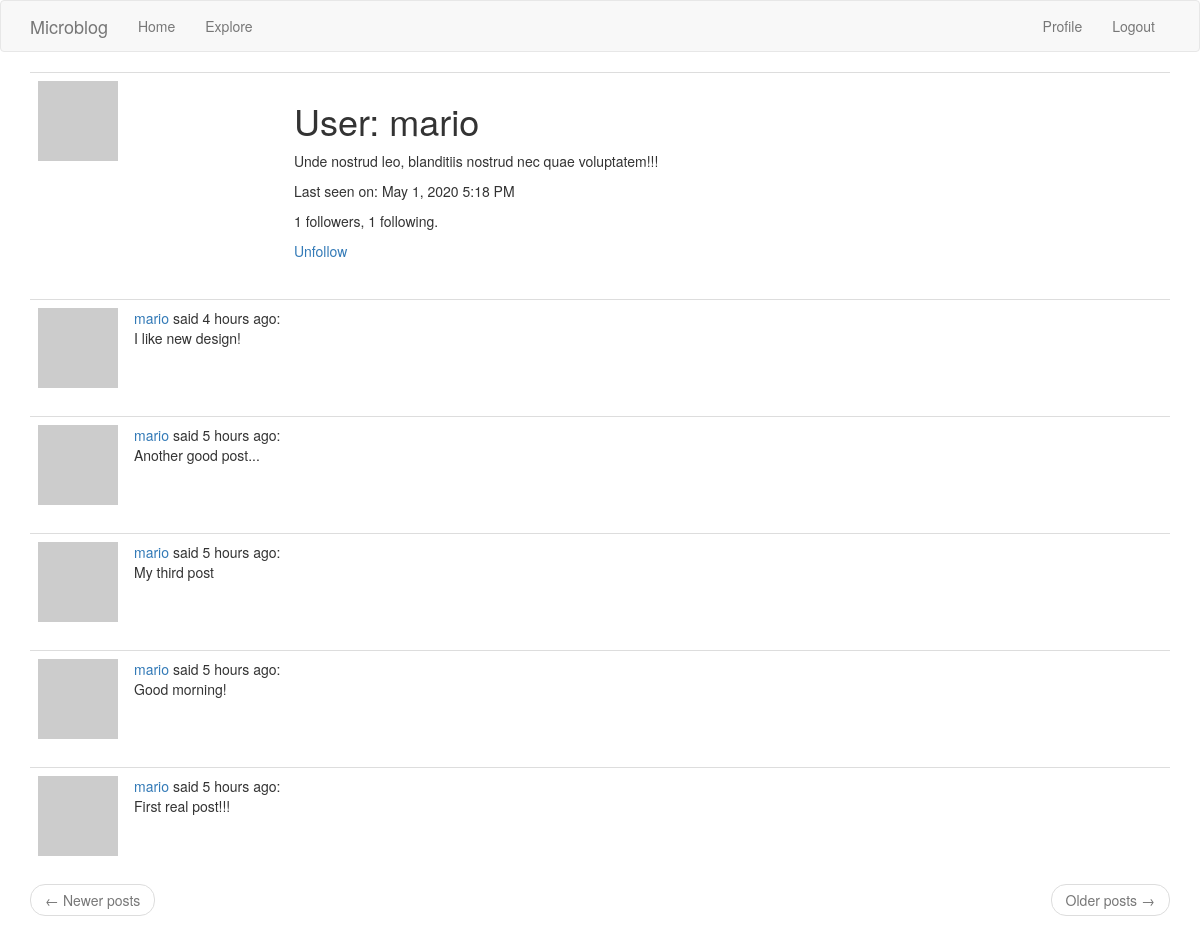
Before: /user/mario (signed in) with the older database file.
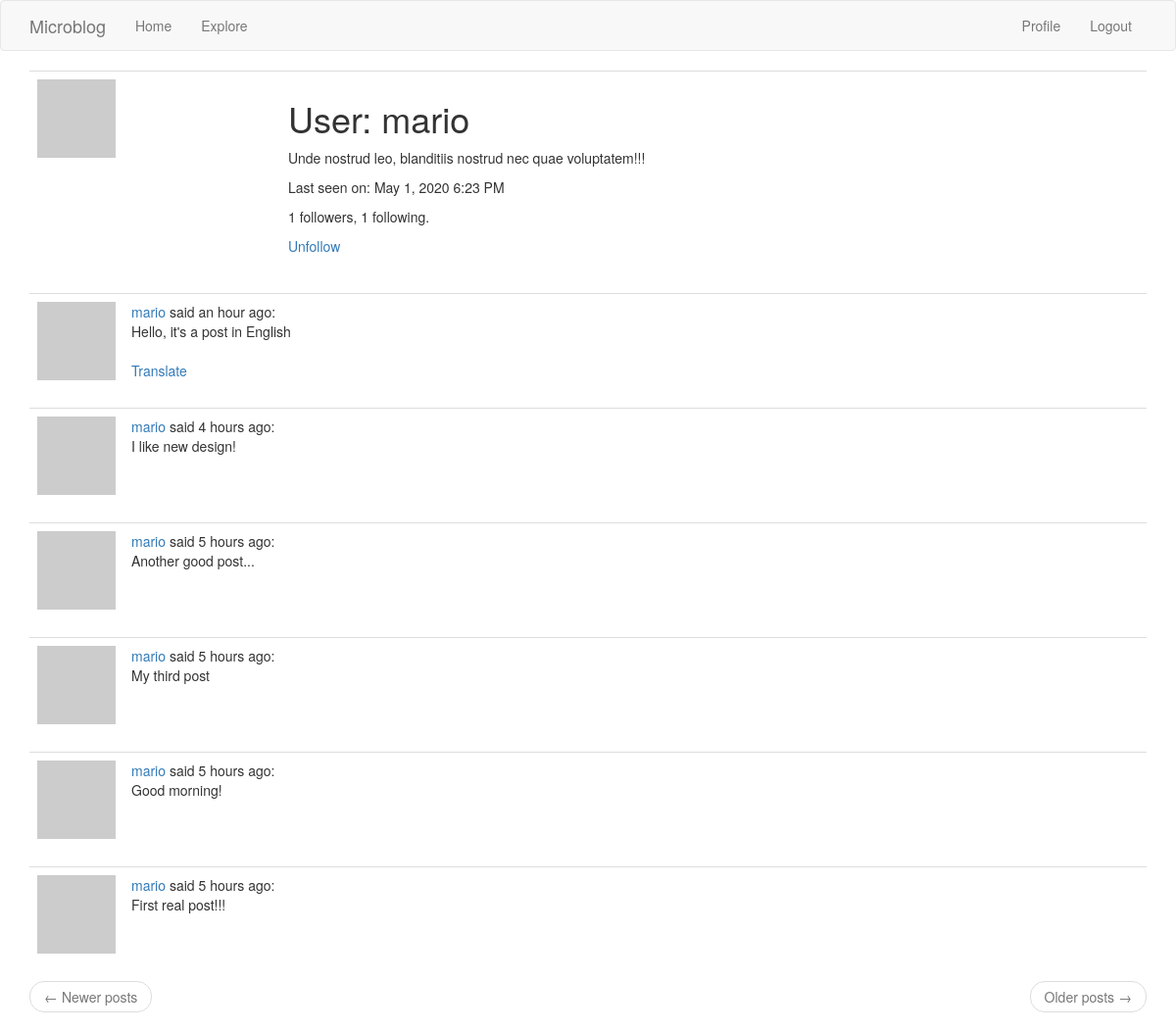
After: the same page with the newer database file.
### app/models.py (models this page shows, shortened)
class User(UserMixin, db.Model):
    id = db.Column(db.Integer, primary_key=True)
    username = db.Column(db.String(64), index=True, unique=True)
    email = db.Column(db.String(120), index=True, unique=True)
    password_hash = db.Column(db.String(128))
    about_me = db.Column(db.String(140))
    last_seen = db.Column(db.DateTime, default=dt.datetime.utcnow)
    posts = db.relationship("Post", backref="author", lazy="dynamic")
    followed = db.relationship(
        "User",
        secondary=followers,
        primaryjoin=(followers.c.follower_id == id),
        secondaryjoin=(followers.c.followed_id == id),
        backref=db.backref("followers", lazy="dynamic"),
        lazy="dynamic",
    )
    def avatar(self, size):
        digest = md5(self.email.lower().encode("utf-8")).hexdigest()
        return "https://www.gravatar.com/avatar/{}?d=identicon&s={}".format(
            digest, size
        )
    def is_following(self, user: "User"):
        return self.followed.filter(followers.c.followed_id == user.id).count() > 0

class Post(db.Model):
    id = db.Column(db.Integer, primary_key=True)
    body = db.Column(db.String(140))
    timestamp = db.Column(db.DateTime, index=True, default=dt.datetime.utcnow)
    user_id = db.Column(db.Integer, db.ForeignKey("user.id"), index=True)
    language = db.Column(db.String(5))

### app/routes.py (the view)
@app.route("/user/<username>")
@login_required
def user(username):
    user = User.query.filter_by(username=username).first_or_404()
    page = request.args.get("page", 1, type=int)
    posts = user.posts.order_by(Post.timestamp.desc()).paginate(
        page, app.config["POSTS_PER_PAGE"], False
    )
    next_url = (
        url_for("user", username=user.username, page=posts.next_num)
        if posts.has_next
        else None
    )
    prev_url = (
        url_for("user", username=user.username, page=posts.prev_num)
        if posts.has_prev
        else None
    )
    return render_template(
        "user.html", user=user, posts=posts.items, next_url=next_url, prev_url=prev_url
    )

### app/models.py (called while the page is built)
@login_manager.user_loader
def load_user(id):
    return User.query.get(int(id))

### app/routes.py (called while the page is built)
@app.before_request
def before_request():
    if current_user.is_authenticated:
        current_user.last_seen = dt.datetime.utcnow()
        db.session.commit()
    g.locale = str(get_locale())

### app/templates/user.html
{% extends "base.html" %}
{% block app_content %}
    <table class="table table-hover">
        <tr>
            <td width="256px"><img src="{{ user.avatar(256) }}"></td>
            <td>
                <h1>User: {{ user.username }}</h1>
                {% if user.about_me %}<p>{{ user.about_me }}</p>{% endif %}
                {% if user.last_seen %}
                    <p>Last seen on: {{ moment(user.last_seen).format('LLL') }}</p>
                {% endif %}
                <p>{{ user.followers.count() }} followers, {{ user.followed.count() }} following.</p>
                {% if user == current_user %}
                    <p><a href="{{ url_for('edit_profile') }}">Edit your profile</a></p>
                {% elif not current_user.is_following(user) %}
                    <p><a href="{{ url_for('follow', username=user.username) }}">Follow</a></p>
                {% else %}
                    <p><a href="{{ url_for('unfollow', username=user.username) }}">Unfollow</a></p>
                {% endif %}
            </td>
        </tr>
    </table>
    {% for post in posts %}
        {% include '_post.html' %}
    {% endfor %}
    <nav aria-label="...">
        <ul class="pager">
            <li class="previous{% if not prev_url %} disabled{% endif %}">
                <a href="{{ prev_url or '#' }}">
                    <span aria-hidden="true">&larr;</span> Newer posts
                </a>
            </li>
            <li class="next{% if not next_url %} disabled{% endif %}">
                <a href="{{ next_url or '#' }}">
                    Older posts <span aria-hidden="true">&rarr;</span>
                </a>
            </li>
        </ul>
    </nav>
{% endblock %}

### app/templates/base.html (shortened to what this page needs)
{% extends 'bootstrap/base.html' %}
{% block navbar %}
    <nav class="navbar navbar-default">
        <div class="container">
            <div class="navbar-header">
                <a class="navbar-brand" href="{{ url_for('index') }}">Microblog</a>
            </div>
            <div class="collapse navbar-collapse" id="bs-example-navbar-collapse-1">
                <ul class="nav navbar-nav">
                    <li><a href="{{ url_for('index') }}">Home</a></li>
                    <li><a href="{{ url_for('explore') }}">Explore</a></li>
                </ul>
                <ul class="nav navbar-nav navbar-right">
                    {% if current_user.is_anonymous %}
                        <li><a href="{{ url_for('login') }}">Login</a></li>
                    {% else %}
                        <li><a href="{{ url_for('user', username=current_user.username) }}">Profile</a></li>
                        <li><a href="{{ url_for('logout') }}">Logout</a></li>
                    {% endif %}
                </ul>
            </div>
        </div>
    </nav>
{% endblock %}
{% block content %}
    <div class="container">
        {% block app_content %}{% endblock %}
    </div>
{% endblock %}

### app/templates/_post.html (shortened to what this page needs)
<table class="table table-hover">
    <tr>
        <td width="70px">
            <a href="{{ url_for('user', username=post.author.username) }}">
                <img src="{{ post.author.avatar(70) }}" />
            </a>
        </td>
        <td>
            {{ _('%(username)s said %(when)s', username=user_link, when=moment(post.timestamp).fromNow()) }}:
            <br>
            <span id="post{{ post.id }}">{{ post.body }}</span>
            {% if post.language and post.language != g.locale %}
                <br><br>
                <span id="translation{{ post.id }}">
                    <a href="javascript:translate(
                        '#post{{ post.id }}',
                        '#translation{{ post.id }}',
                        '{{ post.language }}',
                        '{{ g.locale }}');"
                    >{{ _('Translate') }}</a>
                </span>
            {% endif %}
        </td>
    </tr>
</table>

Changed rows visible on the page:
changed User "mario": last_seen "May 1, 2020 5:18 PM" → "May 1, 2020 6:23 PM"
added Post: body "Hello, it's a post in English"
